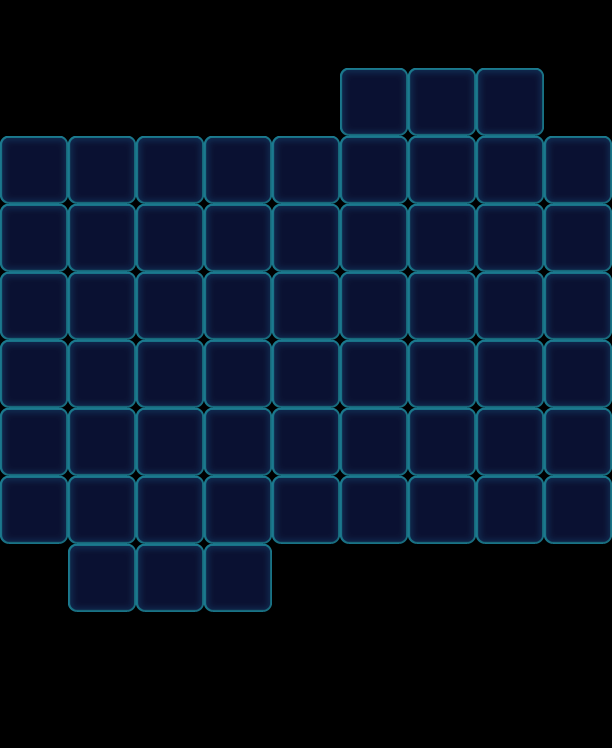

This is a level from a 2D game, rendered from its Tiled map with the project's own tilesets. A one-line summary and the map file follow, with tile-layer data summarised:
An orthogonal 9x11 tile map with 68x68 px tiles, 1 tile layer (Valid), 2 tilesets and 66 objects (53x Monster, 7x Flower, 6x Factory_Normal).

<map version="1.0" orientation="orthogonal" width="9" height="11" tilewidth="68" tileheight="68">
 <properties>
  <property name="Connect" value="18,51,1|28,61,1|38,71,1" />
 </properties>
 <tileset firstgid="1" name="game_grid1" tilewidth="68" tileheight="68">
  <image source="game_grid1.png" width="68" height="68" />
 </tileset>
 <tileset firstgid="2" name="map" tilewidth="68" tileheight="68">
  <image source="map.png" width="1024" height="1024" />
 </tileset>
 <layer name="Valid" width="9" height="11">
  <data>[99 cells, 60 non-empty, 1 distinct tile ids]</data>
 </layer>
 <objectgroup name="BottomObj" width="9" height="11" />
 <objectgroup name="MiddleObj" width="9" height="11">
  <object name="33" type="Monster" gid="3" x="0" y="476">
   <properties>
    <property name="Color" value="Green" />
   </properties>
  </object>
  <object name="57" type="Flower" gid="18" x="340" y="204">
   <properties>
    <property name="FlowerLevel" value="0" />
   </properties>
  </object>
  <object name="65" type="Monster" gid="19" x="68" y="340">
   <properties>
    <property name="Color" value="Yellow" />
   </properties>
  </object>
  <object name="66" type="Flower" gid="17" x="204" y="340">
   <properties>
    <property name="FlowerLevel" value="0" />
   </properties>
  </object>
  <object name="32" type="Monster" gid="2" x="0" y="272">
   <properties>
    <property name="Color" value="Blue" />
   </properties>
  </object>
  <object name="32" type="Monster" gid="2" x="476" y="544">
   <properties>
    <property name="Color" value="Blue" />
   </properties>
  </object>
  <object name="32" type="Flower" gid="2" x="408" y="408">
   <properties>
    <property name="FlowerLevel" value="0" />
   </properties>
  </object>
  <object name="32" type="Monster" gid="2" x="476" y="340">
   <properties>
    <property name="Color" value="Blue" />
   </properties>
  </object>
  <object name="32" type="Monster" gid="2" x="340" y="272">
   <properties>
    <property name="Color" value="Blue" />
   </properties>
  </object>
  <object name="32" type="Monster" gid="2" x="272" y="476">
   <properties>
    <property name="Color" value="Blue" />
   </properties>
  </object>
  <object name="32" type="Monster" gid="2" x="68" y="408">
   <properties>
    <property name="Color" value="Blue" />
   </properties>
  </object>
  <object name="32" type="Monster" gid="2" x="204" y="204">
   <properties>
    <property name="Color" value="Blue" />
   </properties>
  </object>
  <object name="32" type="Monster" gid="2" x="136" y="544">
   <properties>
    <property name="Color" value="Blue" />
   </properties>
  </object>
  <object name="66" type="Monster" gid="17" x="408" y="272">
   <properties>
    <property name="Color" value="Purple" />
   </properties>
  </object>
  <object name="66" type="Monster" gid="17" x="476" y="204">
   <properties>
    <property name="Color" value="Purple" />
   </properties>
  </object>
  <object name="66" type="Monster" gid="17" x="476" y="476">
   <properties>
    <property name="Color" value="Purple" />
   </properties>
  </object>
  <object name="66" type="Monster" gid="17" x="340" y="408">
   <properties>
    <property name="Color" value="Purple" />
   </properties>
  </object>
  <object name="66" type="Monster" gid="17" x="136" y="476">
   <properties>
    <property name="Color" value="Purple" />
   </properties>
  </object>
  <object name="66" type="Monster" gid="17" x="0" y="340">
   <properties>
    <property name="Color" value="Purple" />
   </properties>
  </object>
  <object name="66" type="Monster" gid="17" x="68" y="204">
   <properties>
    <property name="Color" value="Purple" />
   </properties>
  </object>
  <object name="33" type="Flower" gid="3" x="68" y="272">
   <properties>
    <property name="FlowerLevel" value="0" />
   </properties>
  </object>
  <object name="33" type="Monster" gid="3" x="136" y="340">
   <properties>
    <property name="Color" value="Green" />
   </properties>
  </object>
  <object name="33" type="Monster" gid="3" x="272" y="340">
   <properties>
    <property name="Color" value="Green" />
   </properties>
  </object>
  <object name="33" type="Monster" gid="3" x="272" y="272">
   <properties>
    <property name="Color" value="Green" />
   </properties>
  </object>
  <object name="33" type="Monster" gid="3" x="408" y="204">
   <properties>
    <property name="Color" value="Green" />
   </properties>
  </object>
  <object name="33" type="Monster" gid="3" x="544" y="408">
   <properties>
    <property name="Color" value="Green" />
   </properties>
  </object>
  <object name="33" type="Monster" gid="3" x="340" y="544">
   <properties>
    <property name="Color" value="Green" />
   </properties>
  </object>
  <object name="57" type="Monster" gid="18" x="0" y="204">
   <properties>
    <property name="Color" value="Pink" />
   </properties>
  </object>
  <object name="57" type="Monster" gid="18" x="136" y="272">
   <properties>
    <property name="Color" value="Pink" />
   </properties>
  </object>
  <object name="57" type="Flower" gid="18" x="272" y="408">
   <properties>
    <property name="FlowerLevel" value="0" />
   </properties>
  </object>
  <object name="57" type="Monster" gid="18" x="408" y="340">
   <properties>
    <property name="Color" value="Pink" />
   </properties>
  </object>
  <object name="57" type="Monster" gid="18" x="544" y="272">
   <properties>
    <property name="Color" value="Pink" />
   </properties>
  </object>
  <object name="57" type="Monster" gid="18" x="204" y="476">
   <properties>
    <property name="Color" value="Pink" />
   </properties>
  </object>
  <object name="57" type="Monster" gid="18" x="136" y="408">
   <properties>
    <property name="Color" value="Pink" />
   </properties>
  </object>
  <object name="57" type="Flower" gid="18" x="68" y="476">
   <properties>
    <property name="FlowerLevel" value="0" />
   </properties>
  </object>
  <object name="57" type="Monster" gid="18" x="0" y="544">
   <properties>
    <property name="Color" value="Pink" />
   </properties>
  </object>
  <object name="57" type="Monster" gid="18" x="408" y="544">
   <properties>
    <property name="Color" value="Pink" />
   </properties>
  </object>
  <object name="65" type="Monster" gid="19" x="0" y="408">
   <properties>
    <property name="Color" value="Yellow" />
   </properties>
  </object>
  <object name="65" type="Monster" gid="19" x="68" y="544">
   <properties>
    <property name="Color" value="Yellow" />
   </properties>
  </object>
  <object name="65" type="Monster" gid="19" x="136" y="612">
   <properties>
    <property name="Color" value="Yellow" />
   </properties>
  </object>
  <object name="65" type="Monster" gid="19" x="340" y="476">
   <properties>
    <property name="Color" value="Yellow" />
   </properties>
  </object>
  <object name="65" type="Monster" gid="19" x="476" y="408">
   <properties>
    <property name="Color" value="Yellow" />
   </properties>
  </object>
  <object name="65" type="Monster" gid="19" x="544" y="340">
   <properties>
    <property name="Color" value="Yellow" />
   </properties>
  </object>
  <object name="65" type="Monster" gid="19" x="544" y="204">
   <properties>
    <property name="Color" value="Yellow" />
   </properties>
  </object>
  <object name="65" type="Monster" gid="19" x="340" y="340">
   <properties>
    <property name="Color" value="Yellow" />
   </properties>
  </object>
  <object name="65" type="Monster" gid="19" x="544" y="544">
   <properties>
    <property name="Color" value="Yellow" />
   </properties>
  </object>
  <object name="65" type="Monster" gid="19" x="204" y="408">
   <properties>
    <property name="Color" value="Yellow" />
   </properties>
  </object>
  </objectgroup>
 <objectgroup color="#000000" name="TopObj" width="9" height="11">
  <!-- 6 objects omitted --></objectgroup>
</map>
<!-- 19 of 66 objects omitted -->
